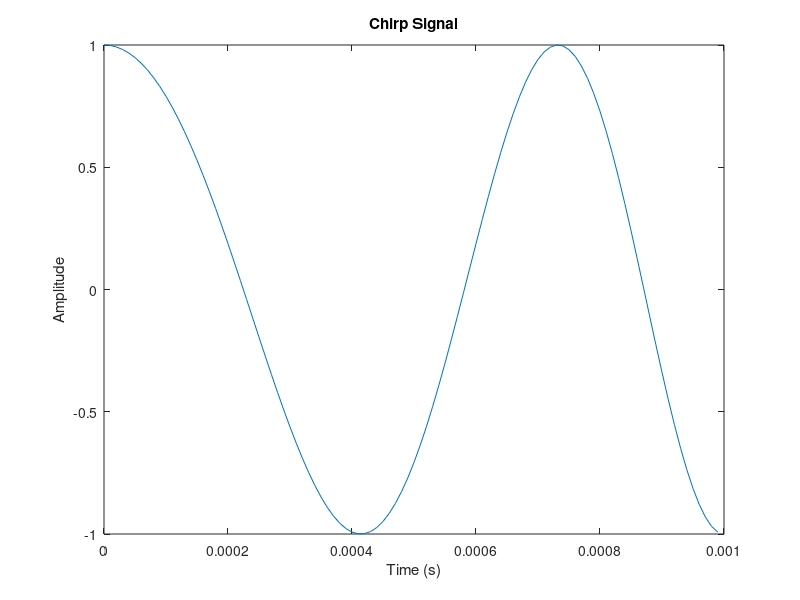

The MATLAB script that drew this image: (Note: this script raises an error after producing the figure.)
% 3. Define the time signal x(t) on the interval [0,To], where To = 10^(-3)
%    as x(t) = cos(2*pi*fo(t + (1/(2*To))*t^2)) where fo=1/To. This is
%    known as a chirp signal. Find the Fourier series coefficients using a
%    suitable number of points in the sampled signal, i.e a suitable
%    sampling frequency.

To = 10^-3;  % Fundamental period of the signal. Default: 1 ms in this example.
fo = 1/To;   % Fundamental frequency

N = 100;         
dt = To/N; % Time intervals in t vector   
t=(0:N-1)*dt; 

% Chirp signal
x = cos(2*pi*fo*(t + (1/(2*To)).*t.^2));
figure
plot(t, x)
title("Chirp Signal")
xlabel("Time (s)")
ylabel("Amplitude")

Np=10;
tp = (0:Np*N-1)*dt;       % create a timeline over Np periods.

figure
plot(tp,periodicExtension(x,Np));  % Plot 3 periods
title("Periodic Extension of Chirp Signal")
xlabel("Time (s)")
ylabel("Amplitude")

X(1:N) = 0;   
for k=0:N-1
    X(1+k) = (1/N)*x*(exp(j*2*pi*k*fo*t))';  
end

df = fo; % Frequency increment between successive harmonics
f = (0:N-1)*df; % Frequency vectors    

% Plotting Magnitude of the Fourier Coefficients
figure
stem(f,abs(X)) % The FS coefficients are complex numbers. Here we plot the magnitude
title("Fourier Coefficients of Chirp Signal")
xlabel("Frequency (Hz)")
ylabel("Magnitude")
ymax = max(abs(X));
ylim([0 ymax])

% Plotting Phase of the Fourier Coefficients
figure
plot(f, angle(X))
title("Phase of the Fourier Coefficients")
xlabel("Frequency (Hz)")
ylabel("Phase")

function y = periodicExtension(x,n)
% Return the periodic extension of the vector x.
% The number of periods is n
L = length(x);
y(1:n*L) = 0;
for k=1:n
    y((k-1)*L+1: k*L) = x;
end
end
